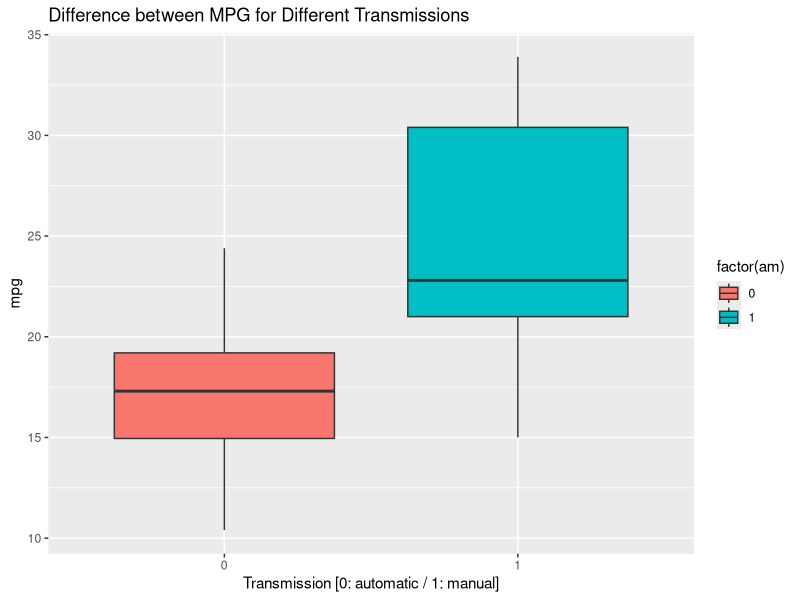
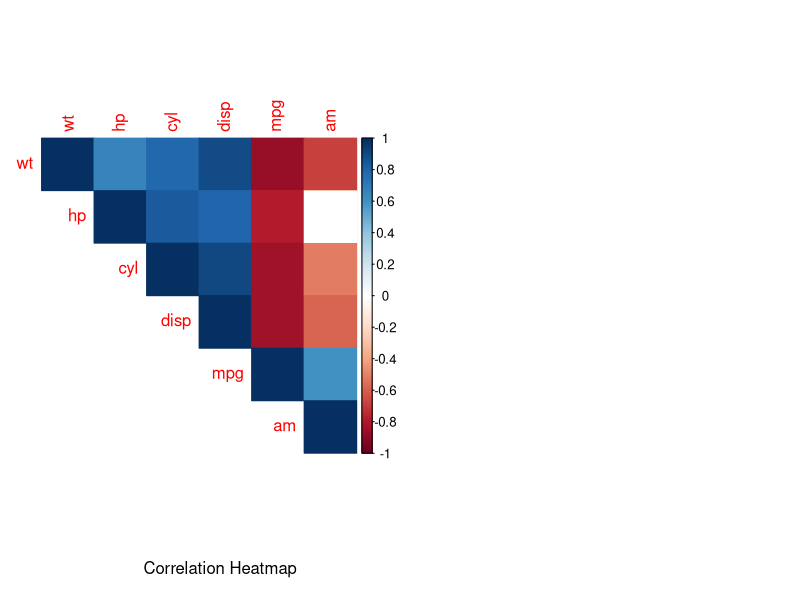
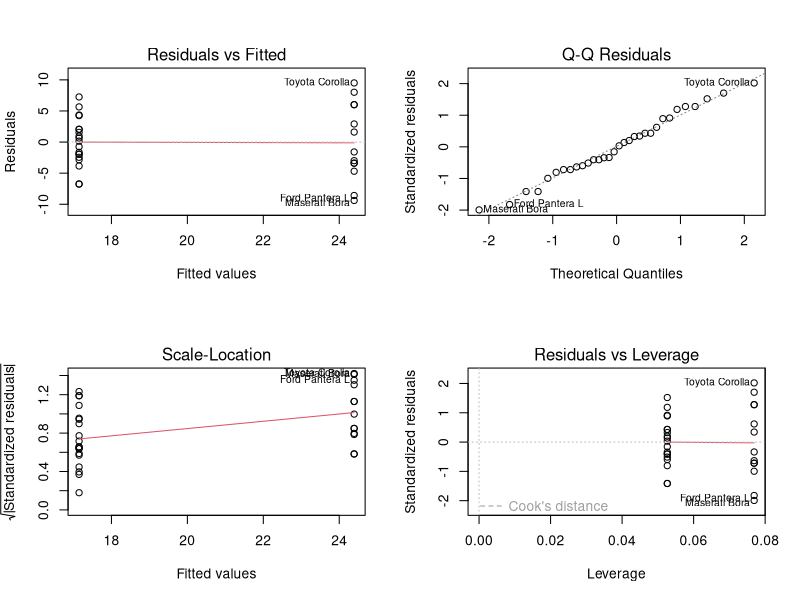

These charts were generated, in order, by the following R code:
## ---- chunk 1
library(knitr)
opts_chunk$set(echo = TRUE, warning = FALSE, message = FALSE)
options(scipen=999, comment = NA)
## ---- chunk 2
require(ggplot2)
require(corrplot)
## ---- chunk 3
data("mtcars")
head(mtcars)
## ---- chunk 4
mydata <- mtcars[,c(1,2,3,4,6,9)]

par(mfrow = c(1,2))

ggplot(mydata, aes(x = factor(am), y = mpg, fill = factor(am))) + 
    geom_boxplot() + 
    labs(title="Difference between MPG for Different Transmissions", x="Transmission [0: automatic / 1: manual]")

cormat <- round(cor(mydata),2)
res1 <- cor.mtest(mydata, conf.level = 0.95)
corrplot(cormat, type = "upper", method = "color", p.mat = res1$p, sig.level = .05, insig = "blank", order= "hclus",mar=c(2,0,0,0))
title(x="Correlation Heatmap")
## ---- chunk 5
mdl <- lm(mpg~factor(am), mydata)
summary(mdl)$coef[,1]
## ---- chunk 6
mdl2 <- lm(mpg~factor(am) + wt + cyl,mydata)
summary(mdl2)$coef[,1]
## ---- chunk 7
anova(mdl,mdl2)
## ---- chunk 8
par(mfrow = c(2,2))
plot(mdl)
## ---- chunk 9
mdl_best <- step(lm(mpg~.,data = mtcars), trace = 0)
summary(mdl_best)
